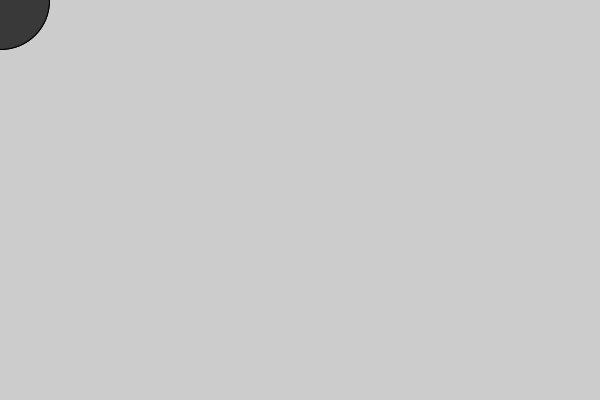
Frame 1 (no input)
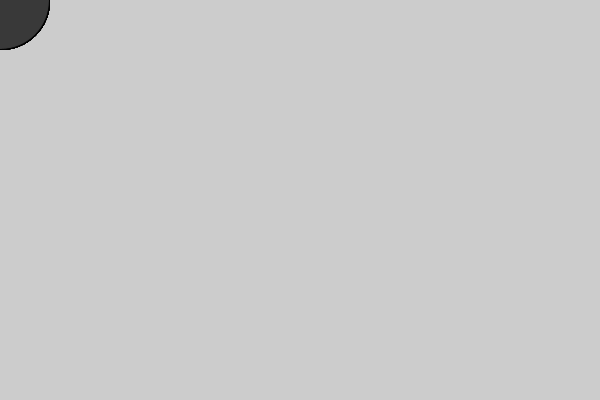
Frame 60 (the mouse pressed at the canvas centre just before this capture)
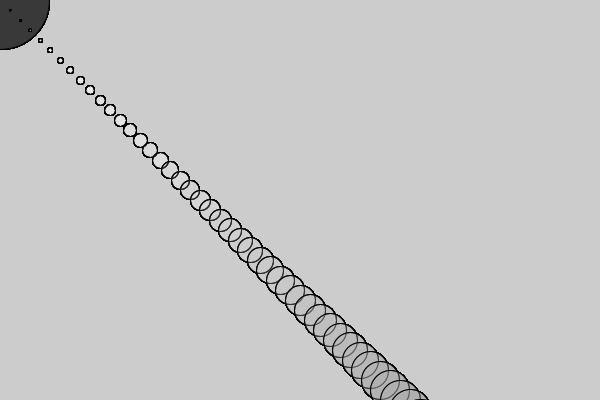
Frame 120 (the mouse held since frame 60 and released just before this capture)

The Processing sketch that drew these frames (run headless with seeded random() and noise(); from frame 60 on, the mouse is pressed at the canvas centre):

// Processing sketch: processing_115676
// ── processing_115676.pde

int[] x = new int[100];
int[] y = new int[100];

void setup() {
  size(600, 400);
  //background(0);
  //noStroke();
  println(x);
}

void draw() {
   for (int i =0; i < 100; i ++) {
    x[i] = i*(mouseX/30);
    y[i] = i*(mouseY/20);

    fill(255-i*2, i*2);
    ellipse(x[i], y[i], i, i);
  }
}
